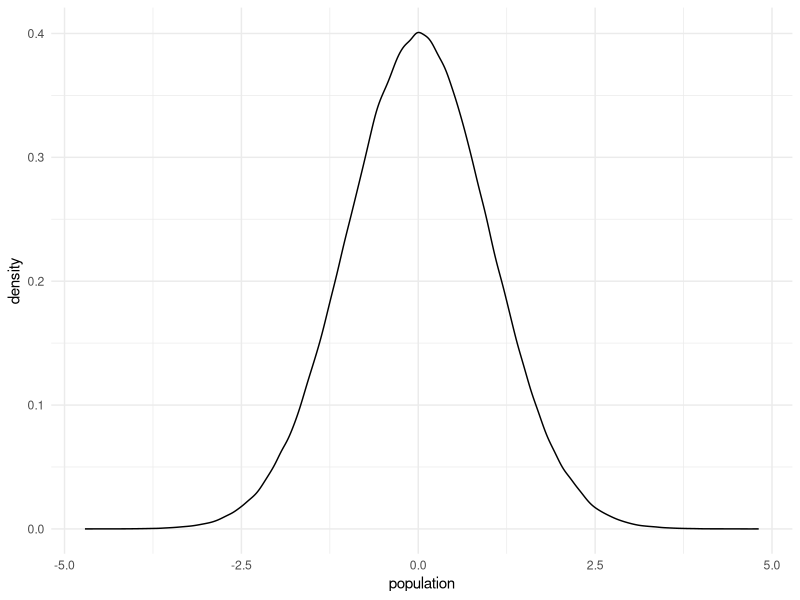
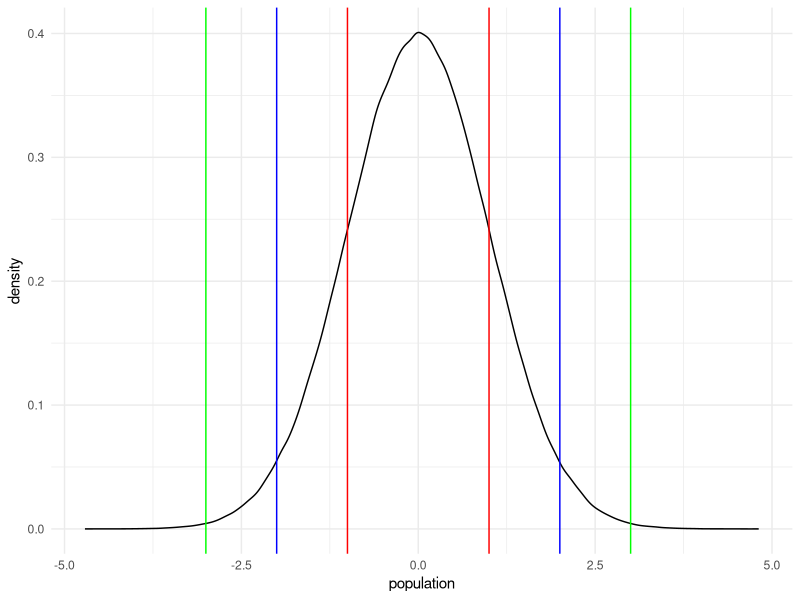
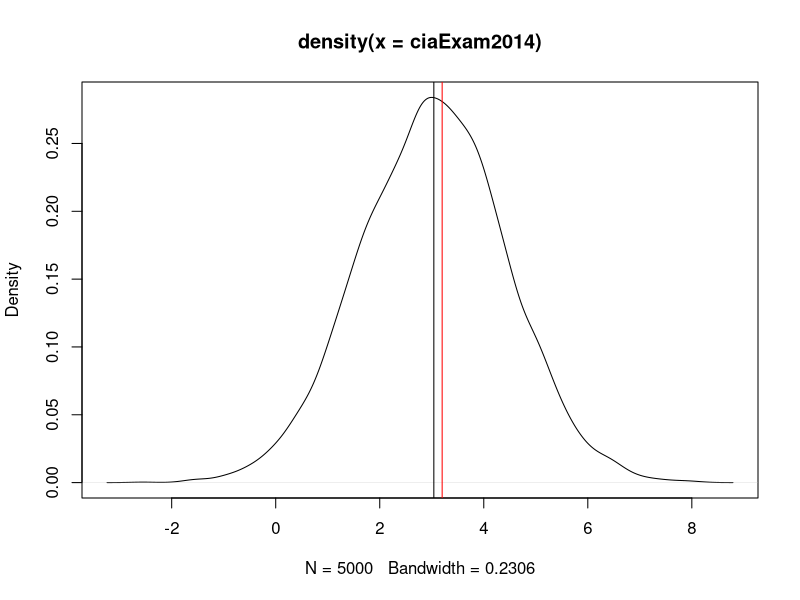
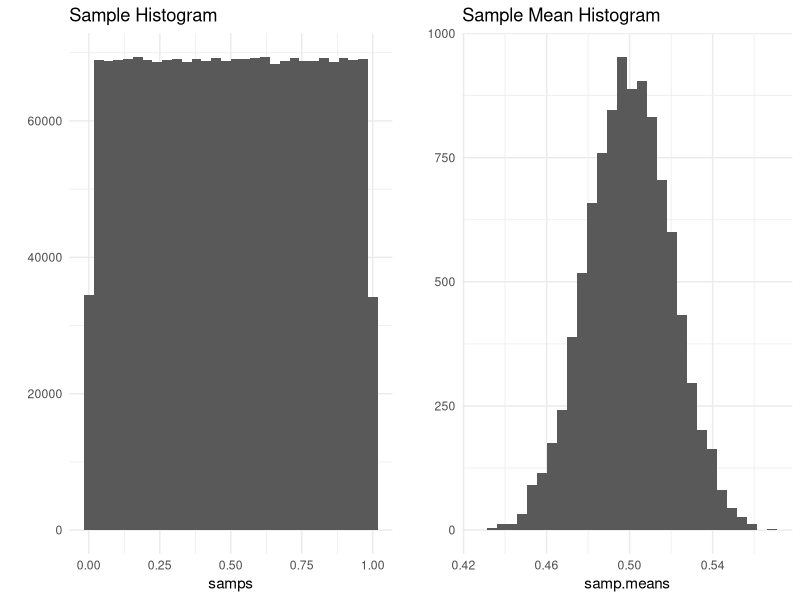
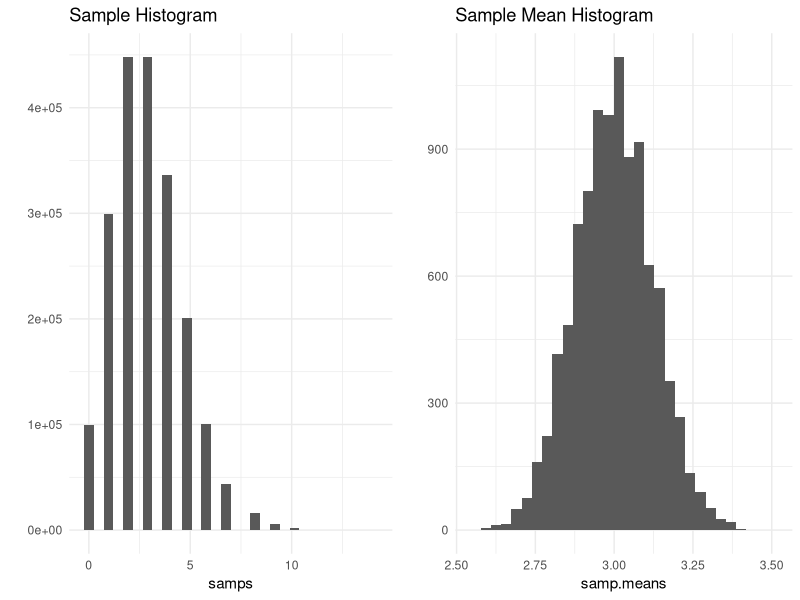
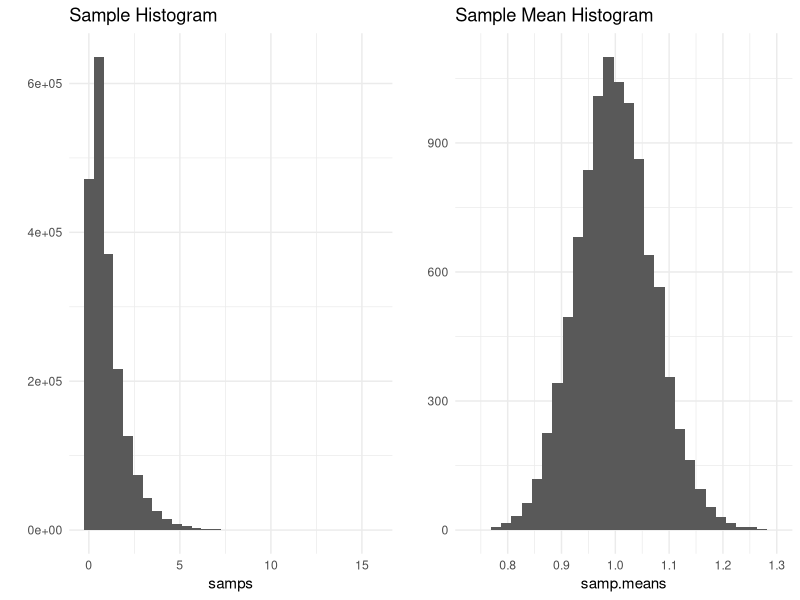
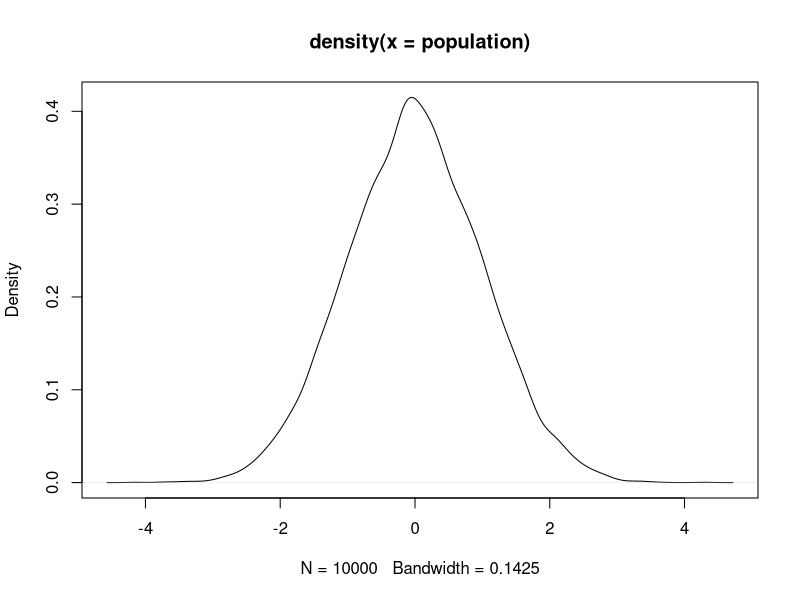
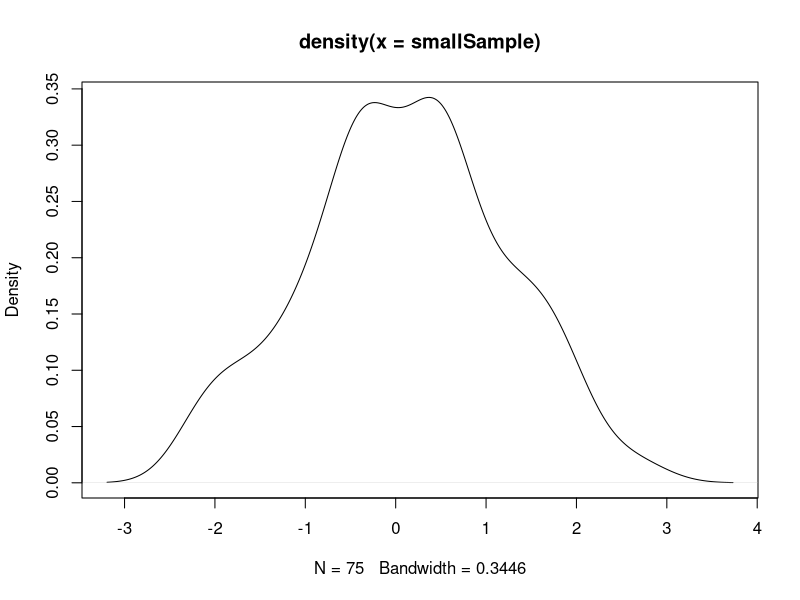

Generate these figures, in order, with R:
## ---- chunk 1
knitr::opts_chunk$set(echo = FALSE, comment = "")
## ---- chunk 2
library(ggplot2)

set.seed(1001)

population = data.frame(population = rnorm(n = 1000000, mean = 0, sd = 1))

regions = data.frame(sdPlus1 = mean(population$population) + sd(population$population), 
                     sdMinus1 = mean(population$population) - sd(population$population), 
                     sdPlus2 = mean(population$population) + (2 * sd(population$population)), 
                     sdMinus2 = mean(population$population) - (2 * sd(population$population)), 
                     sdPlus3 = mean(population$population) + (3 * sd(population$population)), 
                     sdMinus3 = mean(population$population) - (3 * sd(population$population)))

ggplot(population, aes(population)) +
  geom_density() +
  theme_minimal()

## ---- chunk 3
ggplot(population, aes(population)) +
  geom_density() +
  geom_vline(xintercept = regions$sdPlus1, color = "red") +
  geom_vline(xintercept = regions$sdMinus1, color = "red") +
  geom_vline(xintercept = regions$sdPlus2, color = "blue") +
  geom_vline(xintercept = regions$sdMinus2, color = "blue") +
  geom_vline(xintercept = regions$sdPlus3, color = "green") +
  geom_vline(xintercept = regions$sdMinus3, color = "green") +
  theme_minimal()
## ---- chunk 4
person2014Z = (3.2-3.04) / 1.41

person2015Z = (3.2-2.86) / 1.34
## ---- chunk 5
ciaExam2014 = rnorm(n = 5000, mean = 3.04, sd = 1.41)

plot(density(ciaExam2014))
abline(v = c(3.04, 3.2), col = c("black", "red"))
## ---- chunk 6
pnorm(3.2, 3.04, 1.41)
pnorm(person2014Z)
## ---- chunk 7
1 - pnorm(person2014Z)
## ---- chunk 8
qnorm(.25)
## ---- chunk 9
library(gridExtra)

set.seed(123)
r = 10000
n = 200     


sample.means = function(samps, r, n) {
  rowMeans(matrix(samps,nrow=r,ncol=n))
}

qqplot.data = function (vec) {
  y = quantile(vec[!is.na(vec)], c(0.25, 0.75))
  x = qnorm(c(0.25, 0.75))
  slope = diff(y)/diff(x)
  int = y[1L] - slope * x[1L]

  d = data.frame(resids = vec)
  
  return(d)
}

generate.plots = function(samps, samp.means) {
  p1 = qplot(samps, geom="histogram", bins=30, main="Sample Histogram") + theme_minimal()
  p2 = qplot(samp.means, geom="histogram", bins=30, main="Sample Mean Histogram") + theme_minimal()
  grid.arrange(p1,p2,ncol=2)
}

samps = runif(r*n)

samp.means = sample.means(samps, r, n)

generate.plots(samps, samp.means)

## ---- chunk 10
samps = rpois(r*n,lambda=3)

samp.means = sample.means(samps, r, n)

generate.plots(samps, samp.means)
## ---- chunk 11
samps = rexp(r*n,rate=1)

samp.means = sample.means(samps, r, n)

generate.plots(samps, samp.means)
## ---- chunk 12
set.seed(1001)

population = rnorm(10000)

plot(density(population))
## ---- chunk 13

set.seed(1001)

smallSample = sample(population, 75, replace = FALSE)

plot(density(smallSample))
## ---- chunk 14
set.seed(1001)

mediumSample = sample(population, 250, replace = FALSE)

plot(density(mediumSample))
## ---- chunk 15
set.seed(1001)

biggerSample = sample(population, 1000, replace = FALSE)

plot(density(biggerSample))
## ---- chunk 16
set.seed(1001)

biggestSample = sample(population, 2500, replace = FALSE)

plot(density(biggestSample))
## ---- chunk 17
plot(density(population))
## ---- chunk 18
mean(population)

mean(biggerSample)

mean(biggestSample)
## ---- chunk 19
mean(sample(population, 2500, replace = FALSE))
## ---- chunk 20
mean(sample(population, 5000, replace = FALSE))
